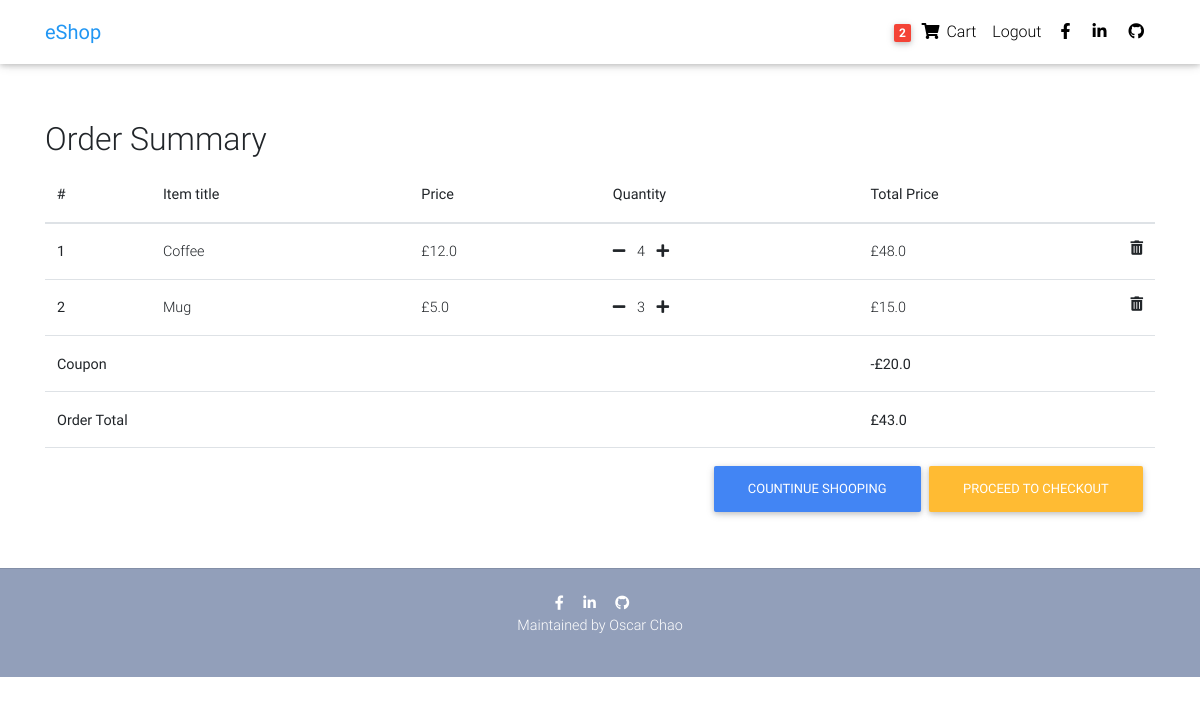
Before: /order-summary/ (signed in) with the older database file.
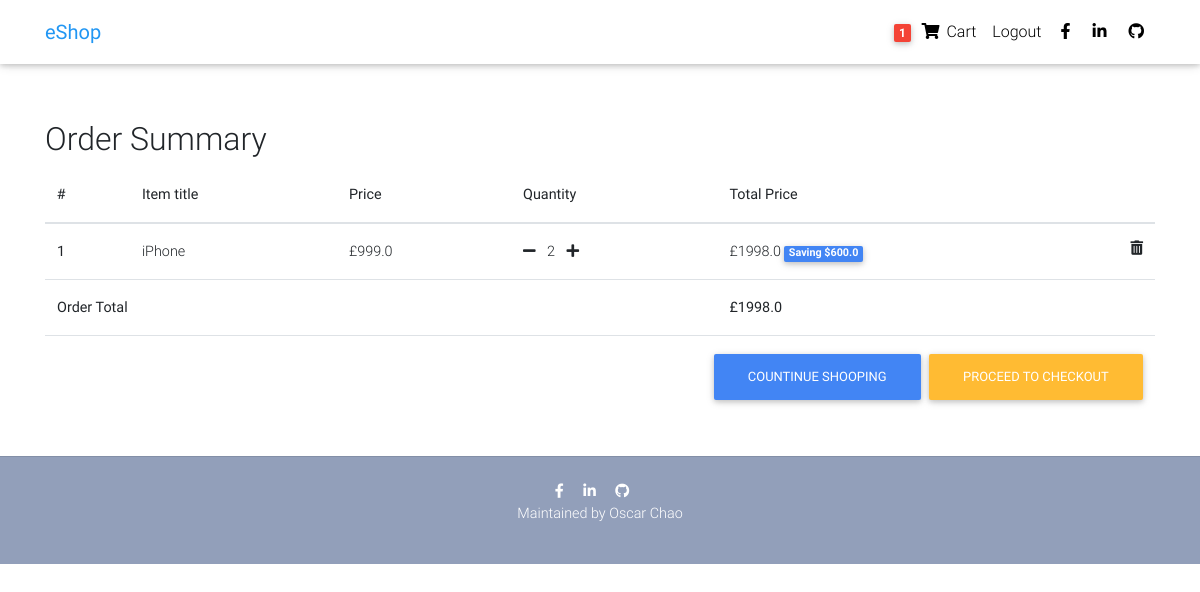
After: the same page with the newer database file.
### profiles/models.py (models this page shows, shortened)
class Order(models.Model):
    user = models.ForeignKey(settings.AUTH_USER_MODEL, on_delete=models.CASCADE)
    ref_code = models.CharField(max_length=20, blank=True, null=True)
    items = models.ManyToManyField(OrderItem)
    start_date = models.DateTimeField(auto_now_add=True)
    ordered_date = models.DateTimeField()
    ordered = models.BooleanField(default=False)
    shipping_address = models.ForeignKey('Address', related_name='shipping_address', on_delete=models.SET_NULL, blank=True, null=True)
    billing_address = models.ForeignKey('Address', related_name='billing_address', on_delete=models.SET_NULL, blank=True, null=True)
    payment = models.ForeignKey('Payment', on_delete=models.SET_NULL, blank=True, null=True)
    coupon = models.ForeignKey('Coupon', on_delete=models.SET_NULL, blank=True, null=True)
    being_delivered = models.BooleanField(default=False)
    received = models.BooleanField(default=False)
    refund_requested = models.BooleanField(default=False)
    refund_granted = models.BooleanField(default=False)
    def get_total(self):
        total = 0
        for order_item in self.items.all():
            total += order_item.get_final_price()
        if self.coupon:
            total -= self.coupon.amount
        return total

class OrderItem(models.Model):
    user = models.ForeignKey(settings.AUTH_USER_MODEL, on_delete=models.CASCADE)
    ordered = models.BooleanField(default=False)
    item = models.ForeignKey(Item, on_delete=models.CASCADE)
    quantity = models.IntegerField(default=1)
    def get_total_item_price(self):
        return self.quantity * self.item.price
    def get_total_discount_item_price(self):
        return self.quantity * self.item.discount_price
    def get_amount_saved(self):
        return self.get_total_item_price() - self.get_total_discount_item_price()
    def get_final_price(self):
        if self.item.discount_price:
            return self.get_total_discount_item_price()
        return self.get_total_item_price()

class Item(models.Model):
    title = models.CharField(max_length=120)
    price = models.FloatField()
    discount_price = models.FloatField(blank=True, null=True)
    category = models.CharField(choices=CATEGORY_CHOICES, max_length=2)
    label = models.CharField(choices=LABEL_CHOICES, max_length=1)
    slug = models.SlugField()
    description = models.TextField()
    image = models.ImageField()

class Coupon(models.Model):
    code = models.CharField(max_length=15)
    amount = models.FloatField()

### profiles/views.py (the view)
# urls.py: path('order-summary/', OrderSummaryView.as_view(), name='order-summary'),
class OrderSummaryView(LoginRequiredMixin, View):
    def get(self, *args, **kwargs):
        try:
            order = Order.objects.get(user=self.request.user, ordered=False)
            context = {
                'object':order
            }
            return render(self.request, 'order_summary.html', context)
        except ObjectDoesNotExist:
            messages.warning(self.request, "You do not have an active order")
            return redirect("/")

### profiles/templatetags/cart_template_tags.py (called while the page is built)
@register.filter
def cart_item_count(user):
    if user.is_authenticated:
        qs = Order.objects.filter(user=user, ordered=False)
        if qs.exists():
            return qs[0].items.count()
    return 0

### templates/order_summary.html (shortened to what this page needs)
{% extends 'base.html' %}
{% block content %}
<br>
<br>
<main>
  <div class="container">
    <div class="table-responsive text-nowrap">
      <h2>Order Summary</h2>
      <table class="table">
        <thead>
          <tr>
              <th scope="col">#</th>
              <th scope="col">Item title</th>
              <th scope="col">Price</th>
              <th scope="col">Quantity</th>
              <th scope="col">Total Price</th>
          </tr>
        </thead>
        <tbody>
        {% for order_item in object.items.all %}
          <tr>
            <th scope="row">{{ forloop.counter }}</th>
            <td>{{ order_item.item.title }}</td>
            <td>{% if order_item.item.discount_price %}
                  £{{ order_item.item.discount_price }}
                {% else %}
                  £{{ order_item.item.price }}
                {% endif %}
            </td>
            <td>
              <a href="{% url 'profiles:remove-single-item-from-cart' order_item.item.slug %}"><i class="fas fa-minus mr-2"></i></a>
                {{ order_item.quantity }}
              <a href="{% url 'profiles:add-to-cart' order_item.item.slug %}"><i class="fas fa-plus ml-2"></i></a>
            </td>
            <td>{% if order_item.item.discount_price %}
                  £{{ order_item.get_total_discount_item_price }}
                  <span class="badge badge-primary">Saving ${{ order_item.get_amount_saved }}</span>
                {% else %}
                  £{{ order_item.get_total_item_price }}
                {% endif %}
                <a href="{% url 'profiles:remove-from-cart' order_item.item.slug %}"><i class="fas fa-trash-alt float-right"></i></a>
            </td>
          </tr>
        {% endfor %}
        {% if object.coupon %}
          <tr>
            <td colspan="4"><b>Coupon</b></td>
            <td><b>-£{{ object.coupon.amount }}</b></td>
          </tr>
        {% endif %}
        {% if object.get_total %}
          <tr>
            <td colspan="4"><b>Order Total</b></td>
            <td><b>£{{ object.get_total }}</b></td>
          </tr>
          <tr>
            <td colspan="5">
              <a class="btn btn-warning float-right ml-2" href="{% url 'profiles:checkout' %}">Proceed to checkout</a>
              <a class="btn btn-primary float-right" href="/">Countinue shooping</a>
            </td>
          </tr>
        {% endif %}
        </tbody>
      </table>
    </div>
  </div>
</main>
{% endblock content %}

### templates/base.html (shortened to what this page needs)
<!DOCTYPE html>
{% load static %}
{% load cart_template_tags %}
<html lang="en">
<head>
  <link rel="stylesheet" href="https://use.fontawesome.com/releases/v5.11.2/css/all.css">
  <link href="{% static 'css/bootstrap.min.css' %}" rel="stylesheet">
  <link href="{% static 'css/mdb.min.css' %}" rel="stylesheet">
  <link href="{% static 'css/style.min.css' %}" rel="stylesheet">
</head>
<body>
  <nav class="navbar fixed-top navbar-expand-lg navbar-light white scrolling-navbar">
    <div class="container">
      <a class="navbar-brand waves-effect" href="/" target="_blank">
        <strong class="blue-text">eShop</strong>
      </a>
      <div class="collapse navbar-collapse" id="navbarSupportedContent">
        <ul class="navbar-nav nav-flex-icons">
        {% if user.is_authenticated %}
          <li class="nav-item">
            <a href="{% url 'profiles:order-summary' %}" class="nav-link waves-effect">
              <span class="badge red z-depth-1 mr-1"> {{ request.user|cart_item_count }} </span>
              <i class="fas fa-shopping-cart"></i>
              <span class="clearfix d-none d-sm-inline-block"> Cart </span>
            </a>
          </li>
          <li class="nav-item">
            <a class="nav-link waves-effect" href="#">
              <span class="clearfix d-none d-sm-inline-block"> Logout </span>
            </a>
          </li>
        {% endif %}
          <li class="nav-item">
            <a href="https://www.facebook.com/W.D.Chao" class="nav-link waves-effect" target="_blank">
              <i class="fab fa-facebook-f"></i>
            </a>
          </li>
          <li class="nav-item">
            <a href="https://www.linkedin.com/in/wen-ding-chao-797886195" class="nav-link waves-effect" target="_blank">
              <i class="fab fa-linkedin-in"></i>
            </a>
          </li>
          <li class="nav-item">
            <a href="https://github.com/asprince112" class="nav-link waves-effect"
              target="_blank">
              <i class="fab fa-github"></i>
            </a>
          </li>
        </ul>
      </div>
    </div>
  </nav>
    <div class="mt-5 pt-4">
    </div>
    {% block content %}
    {% endblock content %}
  {% include 'footer.html' %}
</body>
</html>

### templates/footer.html
<footer class="page-footer text-center font-small mt-4">
  <hr class="my-4">
  <div class="pb-4">
    <a href="https://www.facebook.com/W.D.Chao" target="_blank">
      <i class="fab fa-facebook-f mr-3"></i>
    </a>
    <a href="https://www.linkedin.com/in/wen-ding-chao-797886195" target="_blank">
      <i class="fab fa-linkedin-in mr-3"></i>
    </a>
    <a href="https://github.com/asprince112" target="_blank">
      <i class="fab fa-github mr-3"></i>
    </a>
    <p>Maintained by Oscar Chao</p>
  </div>

### templates/base.html (style rules this page uses)
html, body, header, .carousel { height: 60vh; }

Changed rows visible on the page:
removed OrderItem: item "Coffee", item.price "12.0", quantity "4", get_total_item_price "48.0"
removed OrderItem: item "Mug", item.price "5.0", quantity "3", get_total_item_price "15.0"
removed Order: coupon.amount "20.0", get_total "43.0"
added OrderItem: item "iPhone", item.discount_price "999.0", quantity "2", get_total_discount_item_price "1998.0", get_amount_saved "600.0"
added Order: get_total "1998.0"
Other visible differences:
{{ request.user|cart_item_count }}: "2" → "1"
text no longer shown: "Coupon -£"
